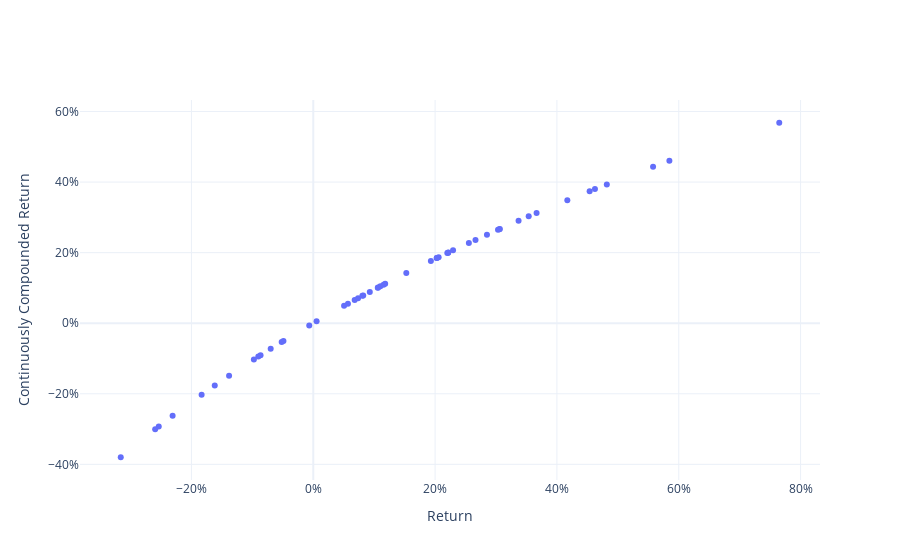

The notebook cell this image was saved under:
### Markdown cell above
# FIGURE 1

### Code cell
import plotly.graph_objects as go

trace = go.Scatter(
    x=data["Return"],
    y=data["CC Return"], 
    mode="markers", 
    text=data.index.to_list(),
    hovertemplate="%{text}<br>Return = %{x:.1%}<br>Cont. Comp. Ret = %{y:.1%}"
)
fig = go.Figure(trace)
fig.update_layout(
    xaxis_title="Return",
    yaxis_title="Continuously Compounded Return",
    xaxis_tickformat=".0%",
    yaxis_tickformat=".0%",
    template="plotly_white",  
)
fig.show()

### Figure 1 — Plotly figure (JSON) as saved in the notebook; plotly's stock layout.template omitted (floating-point values rounded to 4 significant figures)
{"data": [{"hovertemplate": "%{text}<br>Return = %{x:.1%}<br>Cont. Comp. Ret = %{y:.1%}", "mode": "markers", "text": ["1971", "1972", "1973", "1974", "1975", "1976", "1977", "1978", "1979", "1980", "1981", "1982", "1983", "1984", "1985", "1986", "1987", "1988", "1989", "1990", "1991", "1992", "1993", "1994", "1995", "1996", "1997", "1998", "1999", "2000", "2001", "2002", "2003", "2004", "2005", "2006", "2007", "2008", "2009", "2010", "2011", "2012", "2013", "2014", "2015", "2016", "2017", "2018", "2019", "2020", "2021", "2022"], "type": "scatter", "x": [0.1065, 0.4537, -0.0902, -0.316, 0.4171, 0.4819, -0.05183, 0.2058, 0.2027, 0.765, -0.1382, -0.2536, 0.08203, -0.04896, 0.3033, 0.2663, -0.08655, 0.22, 0.5578, 0.1181, -0.006591, 0.05695, 0.3063, 0.06798, 0.2216, 0.2851, 0.2215, 0.1102, 0.07354, 0.005439, 0.0928, -0.2309, 0.3537, 0.2554, 0.1154, 0.337, 0.3055, -0.1833, 0.08061, 0.2295, 0.2028, 0.05061, 0.1931, -0.06989, -0.1617, 0.3666, 0.1059, -0.09747, 0.1527, -0.2595, 0.4624, 0.5846], "y": [0.1012, 0.3741, -0.09453, -0.3798, 0.3486, 0.3933, -0.05322, 0.1871, 0.1845, 0.5681, -0.1487, -0.2926, 0.07884, -0.0502, 0.2649, 0.2361, -0.09052, 0.1989, 0.4433, 0.1116, -0.006612, 0.05539, 0.2672, 0.06577, 0.2002, 0.2509, 0.2001, 0.1045, 0.07096, 0.005424, 0.08874, -0.2625, 0.3028, 0.2275, 0.1092, 0.2904, 0.2666, -0.2025, 0.07753, 0.2066, 0.1847, 0.04938, 0.1765, -0.07245, -0.1764, 0.3123, 0.1007, -0.1026, 0.1421, -0.3005, 0.3801, 0.4603]}], "layout": {"xaxis": {"tickformat": ".0%", "title": {"text": "Return"}}, "yaxis": {"tickformat": ".0%", "title": {"text": "Continuously Compounded Return"}}}}
